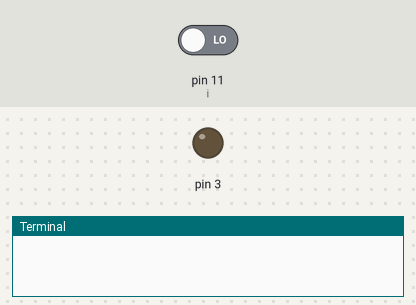
The program below on a simulated Raspberry Pi (header pin numbers). On the bench: output pins drawn as LEDs (lit = HIGH), the last lines printed to the terminal. Inputs (shaded band) come from the test bench; at power-on: pin 11 (i) LOW. The clock reads 2024-03-15 10:24:30 at power-on unless the program sets it.

Above: at 1.2 s.
1.3 s: pin 11 (i) driven HIGH
At 2.3 s:
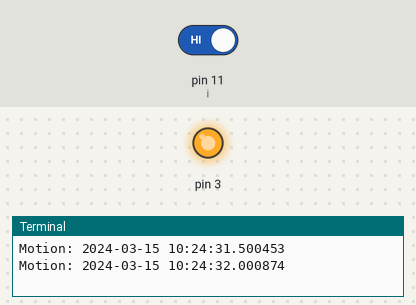
3.0 s: pin 11 (i) driven LOW
At 3.5 s:
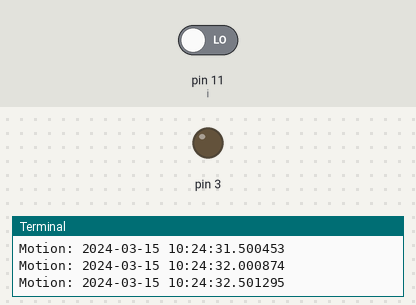
Timing chart, 0 to 6.0 s (numbered marks = the images above; inputs shaded):
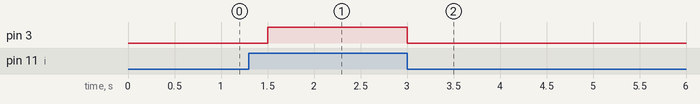

Measured:
- after the input at 1.3 s, pin 3: LOW → HIGH after 0.20 s
- after the input at 3.0 s, pin 3: HIGH → LOW at once

The program:

PIR_Sensor.py
```python
import RPi.GPIO as GPIO
import time
import datetime
GPIO.setwarnings(False)
GPIO.setmode(GPIO.BOARD)
GPIO.setup(11, GPIO.IN)         #PIR motion sensor data
GPIO.setup(3, GPIO.OUT)         #LED pin
while True:
       i=GPIO.input(11)
       if i==1:
             print ("Motion: "+ str(datetime.datetime.now()))
             GPIO.output(3, 1)
             time.sleep(0.5)
       else:
             GPIO.output(3, 0)
             time.sleep(0.5)
```
